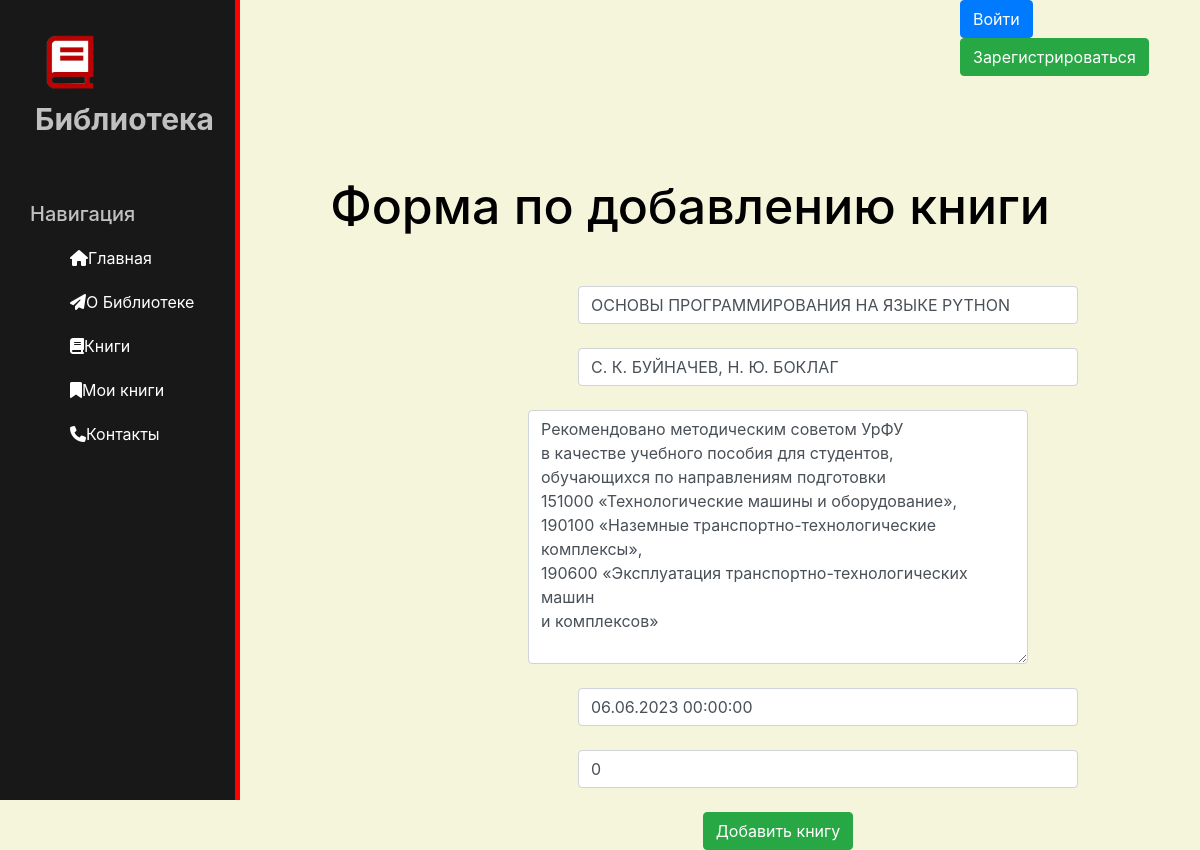
The app's page /news/7/update with its own data.
### news/models.py (models this page shows, shortened)
class Articles(models.Model):
    title = models.CharField('Название', max_length=100)
    anons = models.CharField('Анонс', max_length=255)
    full_text = models.TextField('Статья')
    date = models.DateTimeField('Дата публикации')
    count = models.IntegerField('Количество')
    class Meta:
        verbose_name='Новость'
        verbose_name_plural = 'Новости'

### news/views.py (the view)
# urls.py: path('<int:pk>/update', views.NewsUpdateView.as_view(), name='news-update'),
class NewsUpdateView(UpdateView):
    model = Articles
    template_name = 'news/create.html'
    form_class = ArticlesForm

### news/forms.py
class ArticlesForm(ModelForm):
    class Meta:
        model = Articles
        fields = ['title', 'anons', 'full_text', 'date','count']
        widgets = {
            "title": TextInput(attrs={
                'class':'form-control',
                'placeholder': 'Название книги'
            }),
            "anons": TextInput(attrs={
                'class': 'form-control',
                'placeholder': 'Автор' #Анонс статьи#
            }),
            "date": DateTimeInput(attrs={
                'class': 'form-control',
                'placeholder': 'Дата публикации'
            }),
            "full_text": Textarea(attrs={
                'class': 'form-control',
                'placeholder': 'Описание книги'
            }),
            "count": TextInput(attrs={
                'class': 'form-control',
                'placeholder': 'Количество',
            })
        }

### news/templates/news/create.html (shortened to what this page needs)
{% extends 'main/layout.html' %}
{% block content%}
    <div class="features">
        <h1>Форма по добавлению книги</h1>
        <form method="post">
            {{ form.title }}<br>
            {{ form.anons }}<br>
            {{ form.full_text }}<br>
            {{ form.date }}<br>
            {{ form.count }}<br>
           <button class="btn btn-success" type="submit">Добавить книгу</button>
        </form>
{% endblock %}

### main/static/main/css/main.css (style rules this page uses)
body { background: #F5F5DC; }
main .features { float:left; color:#000000; margin-top:100px; text-align: center; width: 75%; }
main .features h1 { font-size: 50px; }
form { margin-left: 32%; width: 500px; margin-top: 50px; }
input { align-items: center; margin-right: 10%; margin-left: 10%; }

### records on screen
Articles: title "ОСНОВЫ ПРОГРАММИРОВАНИЯ НА ЯЗЫКЕ PYTHON", anons "С. К. БУЙНАЧЕВ, Н. Ю. БОКЛАГ", full_text "Рекомендовано методическим советом УрФУ в качестве учебного пособия для студентов, обучающихся по направлениям подготовки 151000 «Технологические машины и оборудование», 190100 «Наземные транспортно-технологические комплексы», 190600 «Эксплуатация транспортно-технологических машин и комплексов»", date "06.06.2023 00:00:00", count "0"
